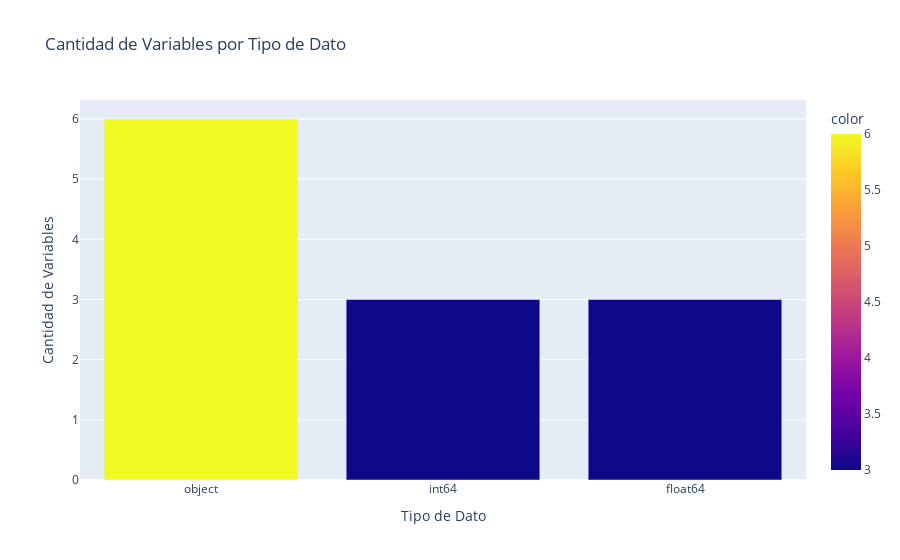

Source (notebook cell):
### Code cell
data_types = df.dtypes.value_counts()
fig_dtypes = px.bar(
    x=data_types.index.astype(str), 
    y=data_types.values, color = data_types.values,
    labels={'y':'Cantidad de Variables', 'x':'Tipo de Dato'},
    title='Cantidad de Variables por Tipo de Dato'
)
fig_dtypes.show()

### Figure 1 — Plotly figure (JSON) as saved in the notebook; plotly's stock layout.template omitted (floating-point values rounded to 4 significant figures)
{"data": [{"alignmentgroup": "True", "hovertemplate": "Tipo de Dato=%{x}<br>Cantidad de Variables=%{y}<br>color=%{marker.color}<extra></extra>", "legendgroup": "", "marker": {"color": [6, 3, 3], "coloraxis": "coloraxis", "pattern": {"shape": ""}}, "name": "", "offsetgroup": "", "orientation": "v", "showlegend": false, "textposition": "auto", "type": "bar", "x": ["object", "int64", "float64"], "xaxis": "x", "y": [6, 3, 3], "yaxis": "y"}], "layout": {"barmode": "relative", "coloraxis": {"colorbar": {"title": {"text": "color"}}, "colorscale": [[0, "#0d0887"], [0.1111, "#46039f"], [0.2222, "#7201a8"], [0.3333, "#9c179e"], [0.4444, "#bd3786"], [0.5556, "#d8576b"], [0.6667, "#ed7953"], [0.7778, "#fb9f3a"], [0.8889, "#fdca26"], [1, "#f0f921"]]}, "legend": {"tracegroupgap": 0}, "title": {"text": "Cantidad de Variables por Tipo de Dato"}, "xaxis": {"anchor": "y", "domain": [0, 1], "title": {"text": "Tipo de Dato"}}, "yaxis": {"anchor": "x", "domain": [0, 1], "title": {"text": "Cantidad de Variables"}}}}
